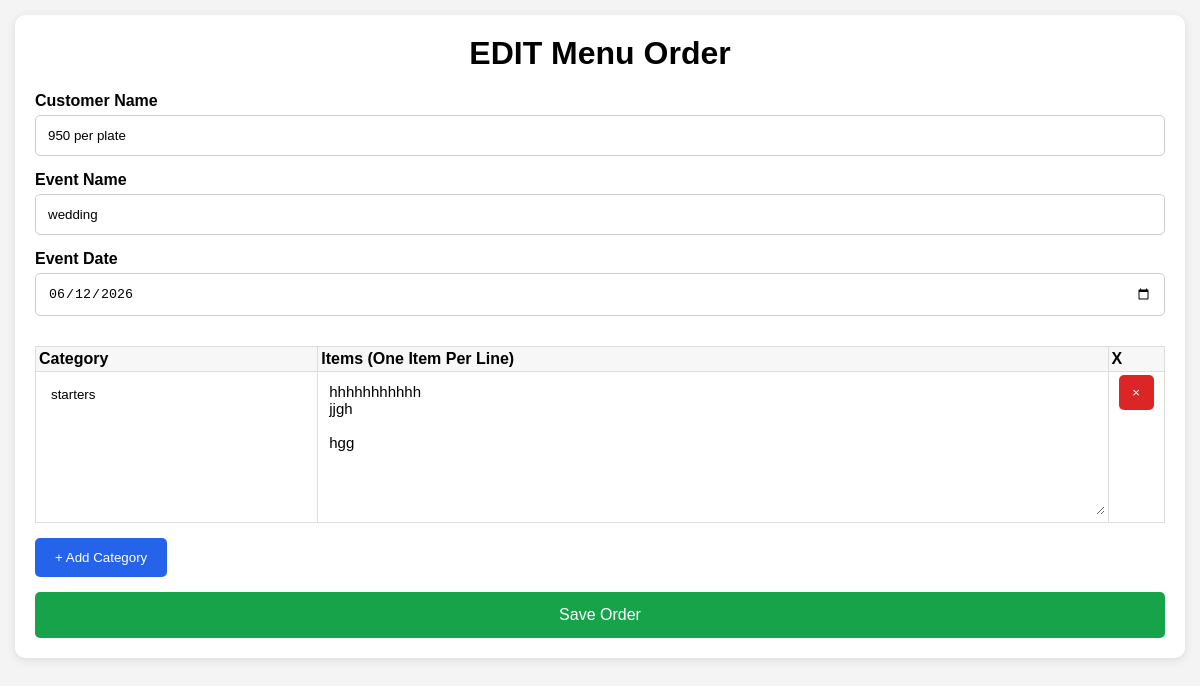
The page /edit/3/ on the database its author committed.
### orders/models.py (models this page shows, shortened)
class MenuOrder(models.Model):
    customer_name = models.CharField(max_length=100)
    event_name = models.CharField(max_length=100, blank=True)
    event_date = models.DateField()
    created_at = models.DateTimeField(auto_now_add=True)

class MenuSection(models.Model):
    order = models.ForeignKey(
        MenuOrder,
        on_delete=models.CASCADE,
        related_name='sections'
    )
    category = models.CharField(max_length=100)
    items = models.TextField()

### orders/views.py (the view, shortened to what this page needs)
# urls.py: path('edit/<int:pk>/', views.edit_order, name='edit_order'),
def edit_order(request, pk):
    order = get_object_or_404(MenuOrder, pk=pk)
    return render(
        request,
        "edit_order.html",
        {
            "order": order,
            "sections": order.sections.all()
        }
    )

### templates/edit_order.html (shortened to what this page needs)
<!DOCTYPE html>
<html lang="en">
<head>
</head>
<body>
<div class="container">
<h1>EDIT Menu Order</h1>
<form method="post">
<div class="form-row">
   <label>Customer Name</label>
<input
    type="text"
    name="customer_name"
    value="{{ order.customer_name|default:'' }}"
    required>
</div>
<div class="form-row">
    <label>Event Name</label>
    <input
    type="text"
    name="event_name"
    value="{{ order.event_name|default:'' }}">
</div>
<div class="form-row">
    <label>Event Date</label>
    <input
    type="date"
    name="event_date"
    value="{{ order.event_date|date:'Y-m-d' }}"
    required>
</div>
<div class="table-wrapper">
<table id="menuTable">
<thead>
<tr>
    <th style="width:25%">Category</th>
    <th style="width:70%">Items (One Item Per Line)</th>
    <th style="width:5%">X</th>
</tr>
</thead>
<tbody>
{% if sections %}
    {% for section in sections %}
    <tr>
        <td>
            <input
                type="text"
                name="category[]"
                value="{{ section.category }}">
        </td>
        <td>
            <textarea
                name="items[]">{{ section.items }}</textarea>
        </td>
        <td class="action-cell">
            <button
                type="button"
                class="remove-btn"
                onclick="removeRow(this)">
                ×
            </button>
        </td>
    </tr>
    {% endfor %}
{% endif %}
</tbody>
</table>
</div>
<button
    type="button"
    class="add-btn"
    onclick="addRow()">
    + Add Category
</button>
<button
    type="submit"
    class="save-btn">
    Save Order
</button>
</form>
</div>
</body>
</html>

### templates/edit_order.html (style rules this page uses)
* { margin:0; padding:0; box-sizing:border-box; }
body { font-family:Arial,sans-serif; background:#f4f4f4; padding:15px; }
.container { max-width:1200px; margin:auto; background:#fff; padding:20px; border-radius:10px; box-shadow:0 2px 10px rgba(0,0,0,.1); }
h1 { text-align:center; margin-bottom:20px; }
.form-row { margin-bottom:15px; }
label { display:block; margin-bottom:5px; font-weight:bold; }
input { width:100%; padding:12px; border:1px solid #ccc; border-radius:5px; }
.table-wrapper { overflow-x:auto; }
table { width:100%; border-collapse:collapse; margin-top:15px; }
th,td { border:1px solid #ddd; padding:3px; vertical-align:top; }
th { background:#f7f7f7; text-align:left; }
td input { border:none; outline:none; }
td textarea { width:100%; min-height:140px; border:none; outline:none; resize:vertical; padding:8px; font-family:inherit; font-size:15px; }
.action-cell { width:55px; text-align:center; }
.remove-btn { width:35px; height:35px; border:none; border-radius:5px; background:#dc2626; color:white; cursor:pointer; }
.add-btn { margin-top:15px; padding:12px 20px; border:none; border-radius:5px; background:#2563eb; color:white; cursor:pointer; }
.save-btn { margin-top:15px; width:100%; padding:14px; border:none; border-radius:5px; background:#16a34a; color:white; cursor:pointer; font-size:16px; }

### rows shown on the page
MenuOrder: customer_name "950 per plate", event_name "wedding", event_date "06/12/2026"
MenuSection: category "starters", items "hhhhhhhhhhh jjgh hgg"
